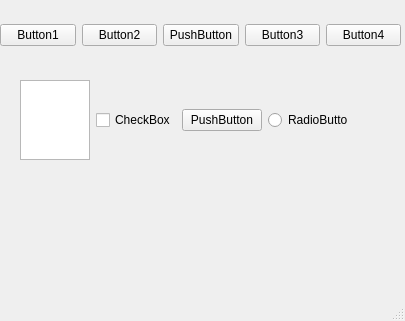
<?xml version="1.0" encoding="UTF-8"?>
<ui version="4.0">
 <class>MainWindow</class>
 <widget class="QMainWindow" name="MainWindow">
  <property name="geometry">
   <rect>
    <x>0</x>
    <y>0</y>
    <width>405</width>
    <height>321</height>
   </rect>
  </property>
  <property name="windowTitle">
   <string>MainWindow</string>
  </property>
  <widget class="QWidget" name="centralwidget">
   <widget class="QWidget" name="horizontalLayoutWidget">
    <property name="geometry">
     <rect>
      <x>20</x>
      <y>80</y>
      <width>328</width>
      <height>80</height>
     </rect>
    </property>
    <layout class="QHBoxLayout" name="horizontalLayout_2">
     <item>
      <widget class="QListView" name="listView"/>
     </item>
     <item>
      <widget class="QCheckBox" name="checkBox">
       <property name="text">
        <string>CheckBox</string>
       </property>
      </widget>
     </item>
     <item>
      <widget class="QPushButton" name="pushButton_5">
       <property name="text">
        <string>PushButton</string>
       </property>
      </widget>
     </item>
     <item>
      <widget class="QRadioButton" name="radioButton">
       <property name="text">
        <string>RadioButton</string>
       </property>
      </widget>
     </item>
    </layout>
   </widget>
   <widget class="QWidget" name="layoutWidget">
    <property name="geometry">
     <rect>
      <x>0</x>
      <y>10</y>
      <width>401</width>
      <height>51</height>
     </rect>
    </property>
    <layout class="QHBoxLayout" name="horizontalLayout">
     <item>
      <widget class="QPushButton" name="pushButton">
       <property name="text">
        <string>Button1</string>
       </property>
      </widget>
     </item>
     <item>
      <widget class="QPushButton" name="pushButton_2">
       <property name="text">
        <string>Button2</string>
       </property>
      </widget>
     </item>
     <item>
      <widget class="QPushButton" name="pushButton_6">
       <property name="text">
        <string>PushButton</string>
       </property>
      </widget>
     </item>
     <item>
      <widget class="QPushButton" name="pushButton_3">
       <property name="text">
        <string>Button3</string>
       </property>
      </widget>
     </item>
     <item>
      <widget class="QPushButton" name="pushButton_4">
       <property name="text">
        <string>Button4</string>
       </property>
      </widget>
     </item>
    </layout>
   </widget>
  </widget>
  <widget class="QMenuBar" name="menubar">
   <property name="geometry">
    <rect>
     <x>0</x>
     <y>0</y>
     <width>405</width>
     <height>23</height>
    </rect>
   </property>
  </widget>
  <widget class="QStatusBar" name="statusbar"/>
 </widget>
 <resources/>
 <connections/>
</ui>
